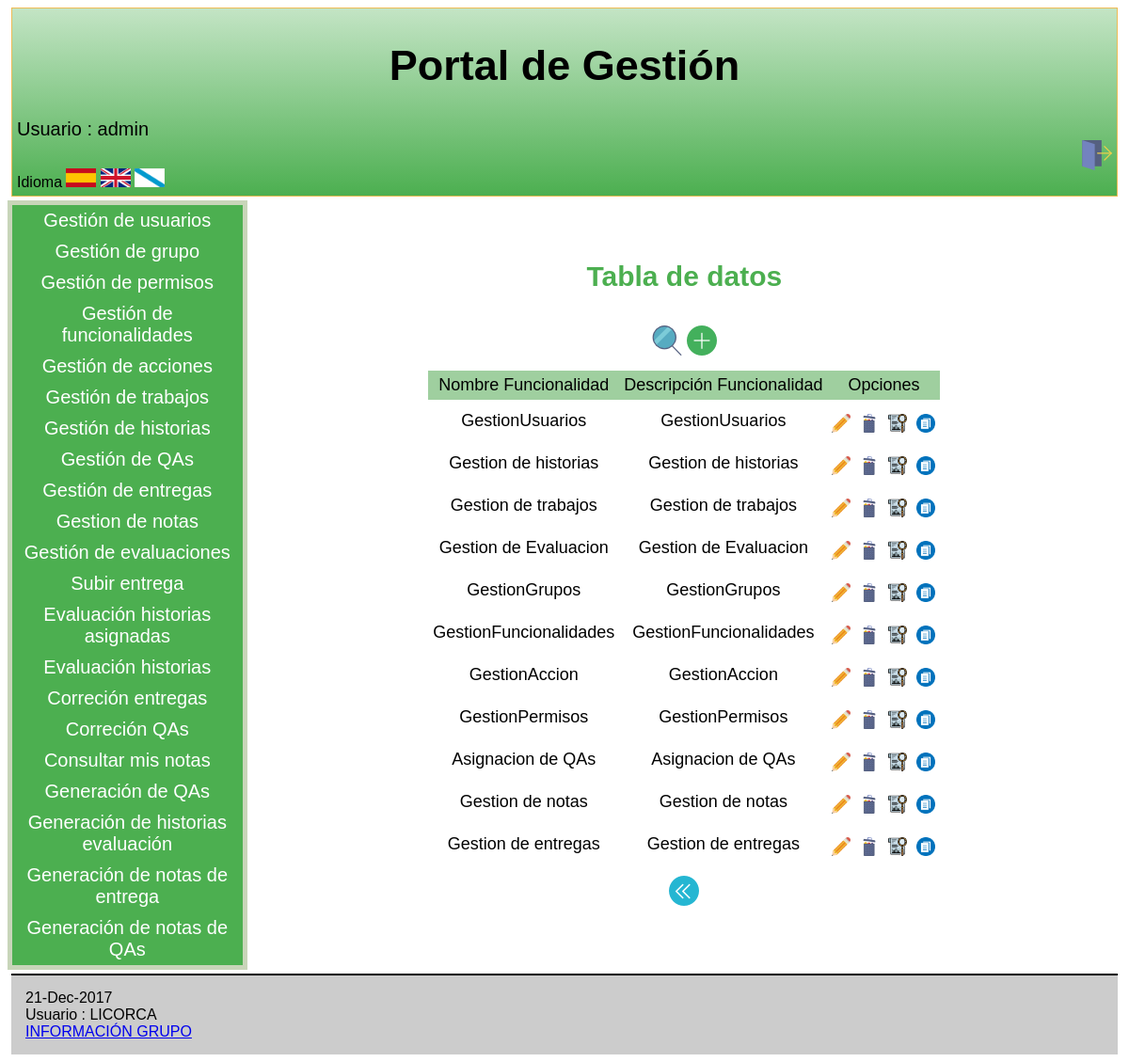
Screenshot of /Controllers/FUNCIONALIDAD_CONTROLLER.php (signed in) with the database file from the repository.
### tables this page shows
CREATE TABLE `FUNCIONALIDAD` (
  `IdFuncionalidad` varchar(6) NOT NULL,
  `NombreFuncionalidad` varchar(60) NOT NULL,
  `DescripFuncionalidad` varchar(100) NOT NULL
);

### Controllers/FUNCIONALIDAD_CONTROLLER.php (called while the page is built, shortened)
<?php
include '../Models/FUNCIONALIDAD_MODEL.php';
include '../Views/FUNCIONALIDAD/FUNCIONALIDAD_SHOWALL_View.php';
switch ( $_REQUEST[ 'action' ] ) {
	default:
		$USUARIO = new USU_GRUPO( $_SESSION[ 'login' ], '' );
		$ADMIN = $USUARIO->comprobarAdmin();
		if ( $ADMIN == true ) {
			if ( !$_POST ) {
				$FUNCIONALIDAD = new FUNCIONALIDAD( '', '', '' );
			} else {
				$FUNCIONALIDAD = get_data_form();
			}
			$datos = $FUNCIONALIDAD->SEARCH();
			$lista = array( 'NombreFuncionalidad', 'DescripFuncionalidad' );
			$PERMISO = $USUARIO->comprobarPermisos();
			new FUNCIONALIDAD_SHOWALL( $lista, $datos, $PERMISO, true );
		}
}
?>

### Models/FUNCIONALIDAD_MODEL.php (called while the page is built, shortened)
<?php
class FUNCIONALIDAD {
	var $IdFuncionalidad;
	var $NombreFuncionalidad;
	var $DescripFuncionalidad;
	function __construct( $IdFuncionalidad, $NombreFuncionalidad, $DescripFuncionalidad ) {
		$this->IdFuncionalidad = $IdFuncionalidad;
		$this->NombreFuncionalidad = $NombreFuncionalidad;
		$this->DescripFuncionalidad = $DescripFuncionalidad;
		include_once '../Functions/BdAdmin.php';
		$this->mysqli = ConectarBD();
	}
	function SEARCH() {
		$sql = "select IdFuncionalidad,
                        NombreFuncionalidad,
                        DescripFuncionalidad
       			from FUNCIONALIDAD
    			where
    				(
					(BINARY IdFuncionalidad LIKE '%$this->IdFuncionalidad%') &&
                    (BINARY NombreFuncionalidad LIKE '%$this->NombreFuncionalidad%') &&
                    (BINARY DescripFuncionalidad LIKE '%$this->DescripFuncionalidad%')
    				)";
		if ( !( $resultado = $this->mysqli->query( $sql ) ) ) {
			return 'Error en la consulta sobre la base de datos';
		} else {
			return $resultado;
		}
	}
}
?>

### Functions/BdAdmin.php (called while the page is built, shortened)
<?php
function ConectarBD()
	{
	    $mysqli = new mysqli("localhost", "userET3", "passET3", "IUET32017");
		return $mysqli;
	}
?>

### Views/FUNCIONALIDAD/FUNCIONALIDAD_SHOWALL_View.php (the view, shortened to what this page needs)
<?php
class FUNCIONALIDAD_SHOWALL {
	function __construct( $lista, $datos, $PERMISO,$admin) {
		$this->lista = $lista;
		$this->datos = $datos;
		$this->PERMISO = $PERMISO;
		$this->admin = $admin;
		$this->render($this->lista,$this->datos,$this->PERMISO,$this->admin);
	}
	function render($lista,$datos,$PERMISO,$admin){
		$this->datos = $datos;
$ADD=false;
$EDIT=false;
$SEARCH=false;
$DELETE=false;
$SHOW=false;
$ASIGN=false;
	if($admin==true){
			    $ADD=true;
			    $DELETE=true;
			    $EDIT=true;
			    $SEARCH=true;
			    $SHOW=true;
			    $ASIGN=true;
	}
		include '../Views/Header.php';
?>
		<div class="seccion">
			<h2>
				<?php echo $strings['Tabla de datos'];?>
			</h2>
			<table>
				<caption style="margin-bottom:10px;">
					<form action='../Controllers/FUNCIONALIDAD_CONTROLLER.php'>
<?php if($SEARCH==true){   ?>
						<button type="submit" name="action" value="SEARCH"><img src="../Views/icon/buscar.png" alt="BUSCAR" /></button>
<?php
	 }
		if($ADD == true){
?>
						<button type="submit" name="action" value="ADD"><img src="../Views/icon/añadir.png" alt="AÑADIR" /></button>
<?php
		}
?>
					</form>
				</caption>
				<tr>
<?php
					foreach ( $lista as $atributo ) {
?>
					<th>
						<?php echo $strings[$atributo]?>
					</th>
<?php
					}
		if($EDIT==true || $SHOW==true || $DELETE==true || $ASIGN==true){
?>
					<th colspan="4" >
						<?php echo $strings['Opciones']?>
					</th>
<?php } ?>
				</tr>
<?php
				while ( $fila = mysqli_fetch_array( $this->datos ) ) {
?>
				<tr>
<?php
					foreach ( $lista as $atributo ) {
?>
					<td>
<?php
							echo $fila[ $atributo ];
?>
					</td>
<?php
					}
?>
					<td>
						<form action="../Controllers/FUNCIONALIDAD_CONTROLLER.php" method="get" style="display:inline" >
							<?php if($EDIT==true){  ?>
								<button type="submit" name="action" value="EDIT" ><img src="../Views/icon/modificar.png" alt="<?php echo $strings['Modificar']?>" width="20" height="20" /></button>
						    <?php } ?>
					<td>
							<?php if($DELETE==true){ ?>
								<button type="submit" name="action" value="DELETE" ><img src="../Views/icon/eliminar.png" alt="<?php echo $strings['Eliminar']?>" width="20" height="20" /></button>
							<?php } ?>
					<td>
							<?php if($SHOW==true){ ?>
								<button type="submit" name="action" value="SHOWCURRENT" ><img src="../Views/icon/verDetalles.png" alt="<?php echo $strings['Ver en detalle']?>" width="20" height="20"/></button>
							<?php } ?>
						</form>
				    <td>
							<?php if($ASIGN==true){  ?>
						<form action="../Controllers/FUNC_ACCION_CONTROLLER.php" method="get" style="display:inline" >
							<button type="submit" ><img src="../Views/icon/accion.png" width="20" height="20"/></button>
						</form>
							<?php } ?>
				</tr>
<?php
				}
?>
			</table>
			<form action='../Controllers/FUNCIONALIDAD_CONTROLLER.php' method="post">
				<button type="submit"><img src="../Views/icon/atras.png" alt="<?php echo $strings['Atras']?>" /></button>
			</form>
		</div>
<?php
		include '../Views/Footer.php';
		}
		}
?>

### Views/css/estilos.css (style rules this page uses)
body { font-family: Arial; background: white; }
h2 { text-align:center; font-size: 30px; color: #4CAF50; }
table { padding:1px; margin-top:0px; border-spacing:0px; font-family: Arial; font-size: 20px; border: 0px solid #000; margin: 0 auto ; text-align: left; }
th,td { padding: 5px; text-align: center; font-size: 18px; border: 0px solid #000; }
th { background-color: #9fcf9f; font-weight:normal; border: 0px solid #000; }
.seccion { padding:10px; padding-bottom: 30px; margin: 20px; text-align:center; }
button { background-color:white; border: none; margin-top: 10px; padding:0px; }

### rows the page displays
funcionalidad: NombreFuncionalidad "GestionUsuarios", DescripFuncionalidad "GestionUsuarios"
funcionalidad: NombreFuncionalidad "Gestion de historias", DescripFuncionalidad "Gestion de historias"
funcionalidad: NombreFuncionalidad "Gestion de trabajos", DescripFuncionalidad "Gestion de trabajos"
funcionalidad: NombreFuncionalidad "Gestion de Evaluacion", DescripFuncionalidad "Gestion de Evaluacion"
funcionalidad: NombreFuncionalidad "GestionGrupos", DescripFuncionalidad "GestionGrupos"
funcionalidad: NombreFuncionalidad "GestionFuncionalidades", DescripFuncionalidad "GestionFuncionalidades"
funcionalidad: NombreFuncionalidad "GestionAccion", DescripFuncionalidad "GestionAccion"
funcionalidad: NombreFuncionalidad "GestionPermisos", DescripFuncionalidad "GestionPermisos"
funcionalidad: NombreFuncionalidad "Asignacion de QAs", DescripFuncionalidad "Asignacion de QAs"
funcionalidad: NombreFuncionalidad "Gestion de notas", DescripFuncionalidad "Gestion de notas"
funcionalidad: NombreFuncionalidad "Gestion de entregas", DescripFuncionalidad "Gestion de entregas"

### other values shown
$strings['Portal de Gestión'] "Portal de Gestión"
$strings['Usuario'] "Usuario"
$_SESSION['login'] "admin"
$strings['idioma'] "Idioma"
$strings['Gestion de usuarios'] "Gestión de usuarios"
$strings['Gestion de grupo'] "Gestión de grupo"
$strings['Gestión de permisos'] "Gestión de permisos"
$strings['Gestion de funcionalidades'] "Gestión de funcionalidades"
$strings['Gestion de acciones'] "Gestión de acciones"
$strings['Gestion de trabajos'] "Gestión de trabajos"
$strings['Gestion de historias'] "Gestión de historias"
$strings['Gestión de QAs'] "Gestión de QAs"
$strings['Gestion de entregas'] "Gestión de entregas"
$strings['Gestion de notas'] "Gestion de notas"
$strings['Gestion de evaluaciones'] "Gestión de evaluaciones"
